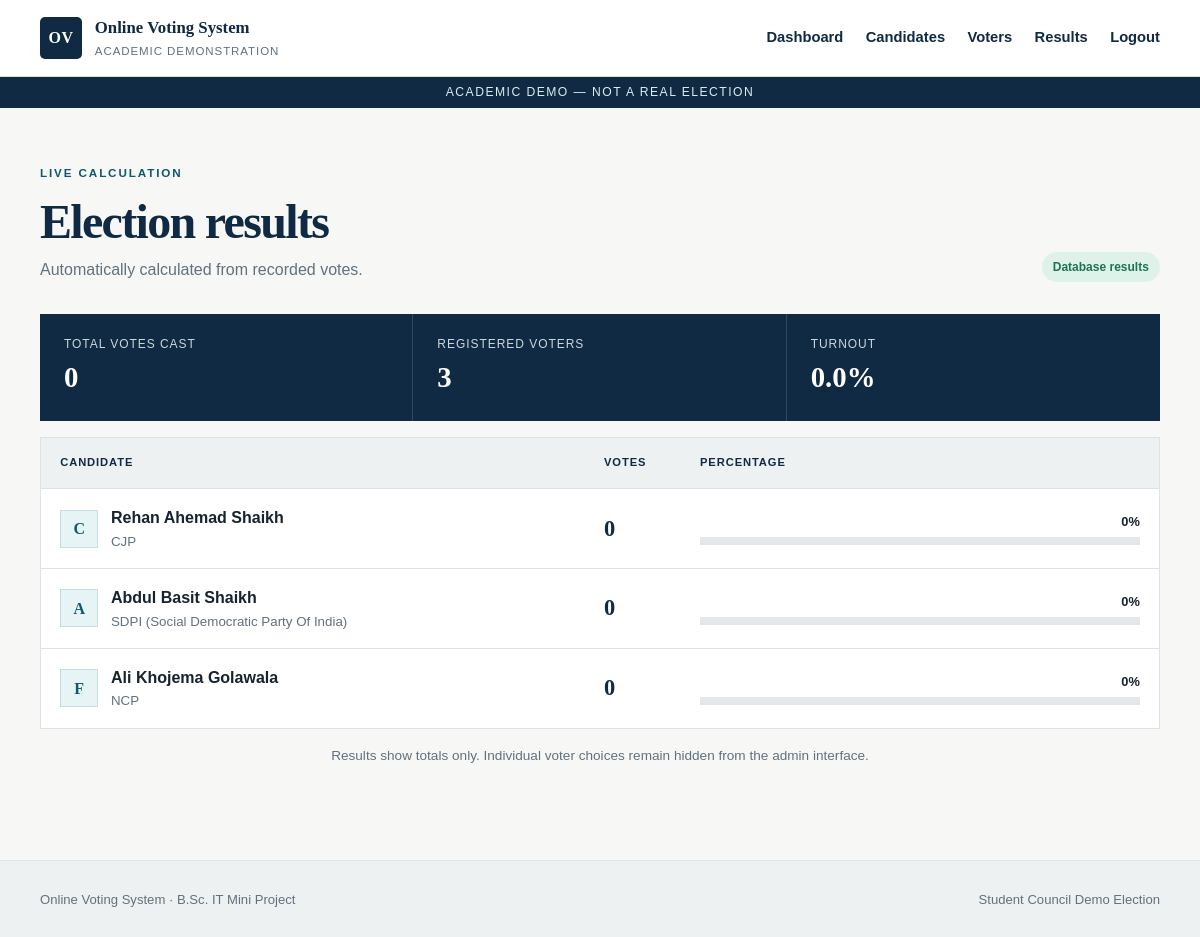
Page /admin/results (signed in) on the committed database.
### tables this page shows
CREATE TABLE candidates (
 id INTEGER PRIMARY KEY AUTOINCREMENT, name TEXT NOT NULL,
 party TEXT NOT NULL, symbol TEXT, description TEXT,
 created_at TIMESTAMP DEFAULT CURRENT_TIMESTAMP
);

### app.py (the view)
    @app.route("/admin/results")
    @admin_required
    def results():
        database = get_db()
        rows = database.execute(
            "SELECT c.id,c.name,c.party,c.symbol,COUNT(v.id) AS vote_count "
            "FROM candidates c LEFT JOIN votes v ON v.candidate_id=c.id "
            "GROUP BY c.id ORDER BY vote_count DESC,c.id"
        ).fetchall()
        total_votes = database.execute("SELECT COUNT(*) FROM votes").fetchone()[0]
        total_voters = database.execute("SELECT COUNT(*) FROM voters").fetchone()[0]
        result_rows = [dict(row) | {"percentage": round(row["vote_count"] / total_votes * 100, 1) if total_votes else 0} for row in rows]
        turnout = round(total_votes / total_voters * 100, 1) if total_voters else 0
        return render_template("results.html", results=result_rows, total_votes=total_votes, total_voters=total_voters, turnout=turnout)

### database.py (called while the page is built)
def get_db():
    if "db" not in g:
        g.db = sqlite3.connect(current_app.config["DATABASE"])
        g.db.row_factory = sqlite3.Row
        g.db.execute("PRAGMA foreign_keys = ON")
    return g.db

### templates/results.html (shortened to what this page needs)
{% extends "base.html" %}
{% block content %}
<section class="page-section"><div class="container">
  <div class="page-header"><div><p class="eyebrow">Live calculation</p><h1>Election results</h1><p>Automatically calculated from recorded votes.</p></div><span class="status-pill complete">Database results</span></div>
  <div class="result-totals"><div><span>Total Votes Cast</span><strong>{{ total_votes }}</strong></div><div><span>Registered Voters</span><strong>{{ total_voters }}</strong></div><div><span>Turnout</span><strong>{{ turnout }}%</strong></div></div>
  <section class="panel results-panel"><div class="results-head"><span>Candidate</span><span>Votes</span><span>Percentage</span></div>
    {% for result in results %}<div class="result-row"><div class="result-person"><span class="mini-symbol">{{ result.symbol[:1] if result.symbol else result.name[:1] }}</span><span><strong>{{ result.name }}</strong><small>{{ result.party }}</small></span></div><strong class="vote-number">{{ result.vote_count }}</strong><div class="result-bar-wrap"><span>{{ result.percentage }}%</span><div class="progress-track"><span style="width: {{ result.percentage }}%"></span></div></div></div>{% else %}<div class="empty-state">No candidates available.</div>{% endfor %}
  </section>
  <p class="privacy-note">Results show totals only. Individual voter choices remain hidden from the admin interface.</p>
</div></section>
{% endblock %}

### static/css/style.css (style rules this page uses)
:root { --navy:#102a43;--navy-2:#173f5f;--blue:#136f8a;--blue-dark:#0d596e;--teal-soft:#e6f4f5;--ink:#17232d;--muted:#61717e;--paper:#f7f8f6;--white:#fff;--line:#dce3e6;--success:#1c7457;--warning:#9a650c;--danger:#a43c3c;--shadow:0 14px 38px rgba(16,42,67,.09);--radius:10px }
* { box-sizing:border-box }
html { scroll-behavior:smooth }
body { margin:0;background:var(--paper);color:var(--ink);font-family:"Trebuchet MS","Gill Sans",sans-serif;font-size:16px;line-height:1.6 }
h1,h2,h3,p { margin-top:0 }
h1,h2,h3 { font-family:Georgia,"Times New Roman",serif;color:var(--navy);line-height:1.15 }
h1 { font-size:clamp(2rem,4.5vw,3.8rem);letter-spacing:-.035em }
.container { width:min(1120px,calc(100% - 2rem));margin:auto }
.eyebrow { color:var(--blue-dark);text-transform:uppercase;letter-spacing:.16em;font-size:.73rem;font-weight:800;margin-bottom:.7rem }
.page-section { padding:3.5rem 0 5rem;min-height:calc(100vh - 190px) }
.page-header { display:flex;align-items:flex-end;justify-content:space-between;gap:2rem;margin-bottom:2rem }
.page-header h1 { font-size:clamp(2.2rem,4vw,3.2rem);margin-bottom:.5rem }
.page-header p:last-child { color:var(--muted);margin:0 }
.role-badge,.status-pill { display:inline-flex;align-items:center;white-space:nowrap;border-radius:99px;padding:.35rem .7rem;background:#e8edef;color:var(--navy);font-size:.75rem;font-weight:800 }
.status-pill.complete { background:#dff2e9;color:var(--success) }
.panel,.action-panel { background:white;border:1px solid var(--line);padding:1.7rem }
.symbol-box,.mini-symbol { display:grid;place-items:center;background:var(--teal-soft);border:1px solid #c3dfe1;color:var(--blue-dark);font-family:Georgia,serif;font-weight:800;text-transform:uppercase }
.mini-symbol { width:38px;height:38px;flex:0 0 38px }
.progress-track { height:8px;background:#e3e9ea;overflow:hidden }
.result-totals { display:grid;grid-template-columns:repeat(3,1fr);background:var(--navy);color:#cbd8de;margin-bottom:1rem }
.result-totals div { padding:1.3rem 1.5rem;border-right:1px solid rgba(255,255,255,.14) }
.result-totals div:last-child { border-right:0 }
.result-totals span,.result-totals strong { display:block }
.result-totals span { font-size:.75rem;text-transform:uppercase;letter-spacing:.08em }
.result-totals strong { font-family:Georgia,serif;color:white;font-size:1.8rem }
.results-panel { padding:0 }
.results-head,.result-row { display:grid;grid-template-columns:minmax(250px,1.2fr) 80px minmax(180px,1fr);gap:1rem;align-items:center;padding:1rem 1.2rem }
.results-head { background:#edf1f2;text-transform:uppercase;letter-spacing:.08em;font-size:.7rem;font-weight:800;color:var(--navy) }
.result-row { border-top:1px solid var(--line) }
.result-person { display:flex;align-items:center;gap:.8rem }
.result-person strong,.result-person small { display:block }
.result-person small { color:var(--muted) }
.vote-number { font-family:Georgia,serif;font-size:1.4rem;color:var(--navy) }
.result-bar-wrap>span { display:block;text-align:right;font-size:.8rem;font-weight:800;margin-bottom:.25rem }
.privacy-note { text-align:center;color:var(--muted);font-size:.85rem;margin-top:1rem }

### rows in the picture
candidates: symbol "C", name "Rehan Ahemad Shaikh", party "CJP", vote_count "0", percentage "0"
candidates: symbol "A", name "Abdul Basit Shaikh", party "SDPI (Social Democratic Party Of India)", vote_count "0", percentage "0"
candidates: symbol "F", name "Ali Khojema Golawala", party "NCP", vote_count "0", percentage "0"

### other values in the picture
{{ total_votes }} "0"
{{ total_voters }} "3"
{{ turnout }} "0.0"
{{ election_name }} "Student Council Demo Election"
